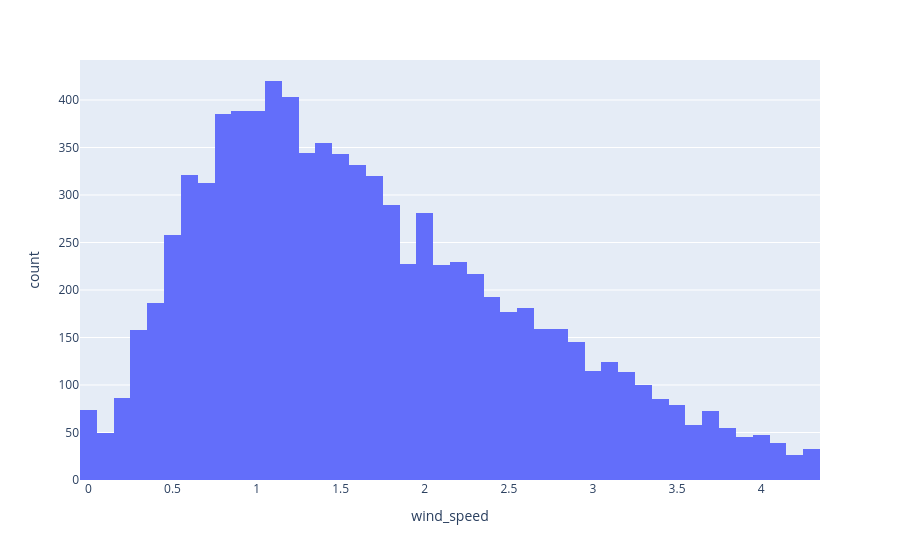

Notebook cell for this chart:
### Code cell
fig_barchart = px.histogram(df_no_outliers, x="wind_speed", nbins=50)
fig_barchart.show()

### Figure 1 — Plotly figure (JSON) as saved in the notebook; plotly's stock layout.template omitted (floating-point values rounded to 4 significant figures; data arrays with more than 128 entries replaced by an {"elided": "..."} marker saying what was removed)
{"data": [{"bingroup": "x", "hovertemplate": "wind_speed=%{x}<br>count=%{y}<extra></extra>", "legendgroup": "", "marker": {"color": "#636efa", "pattern": {"shape": ""}}, "name": "", "nbinsx": 50, "orientation": "v", "showlegend": false, "type": "histogram", "x": {"elided": "8599 float values"}, "xaxis": "x", "yaxis": "y"}], "layout": {"barmode": "relative", "legend": {"tracegroupgap": 0}, "margin": {"t": 60}, "xaxis": {"anchor": "y", "domain": [0, 1], "title": {"text": "wind_speed"}}, "yaxis": {"anchor": "x", "domain": [0, 1], "title": {"text": "count"}}}}
